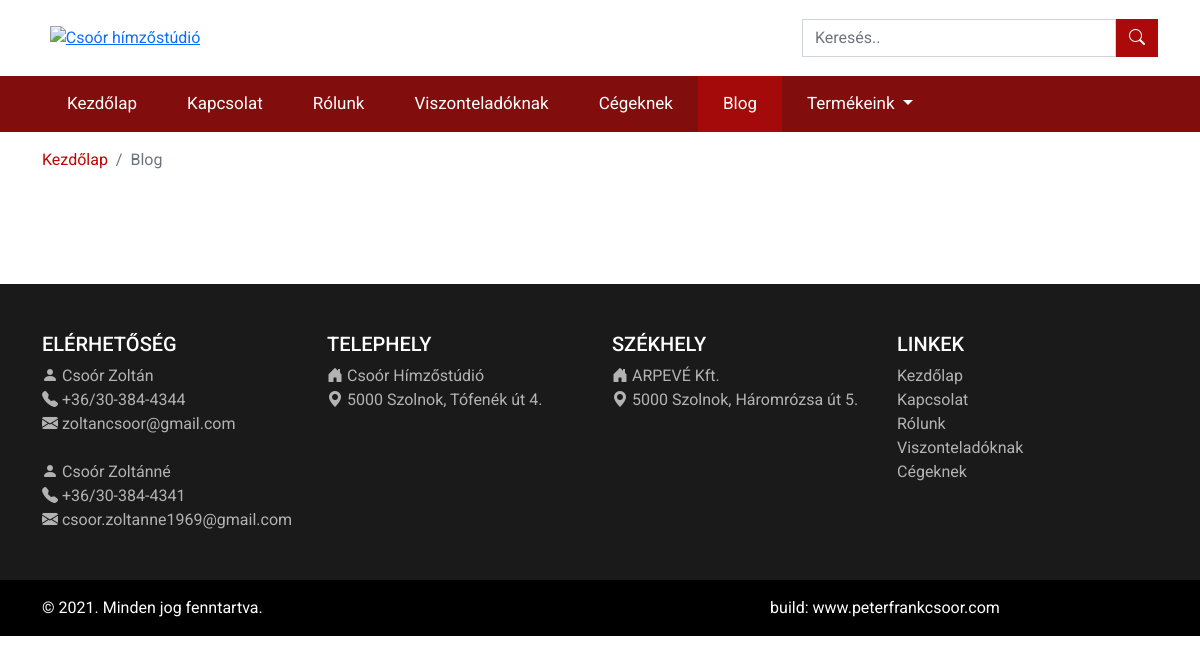
/blog/, run on an earlier commit of the app's database.
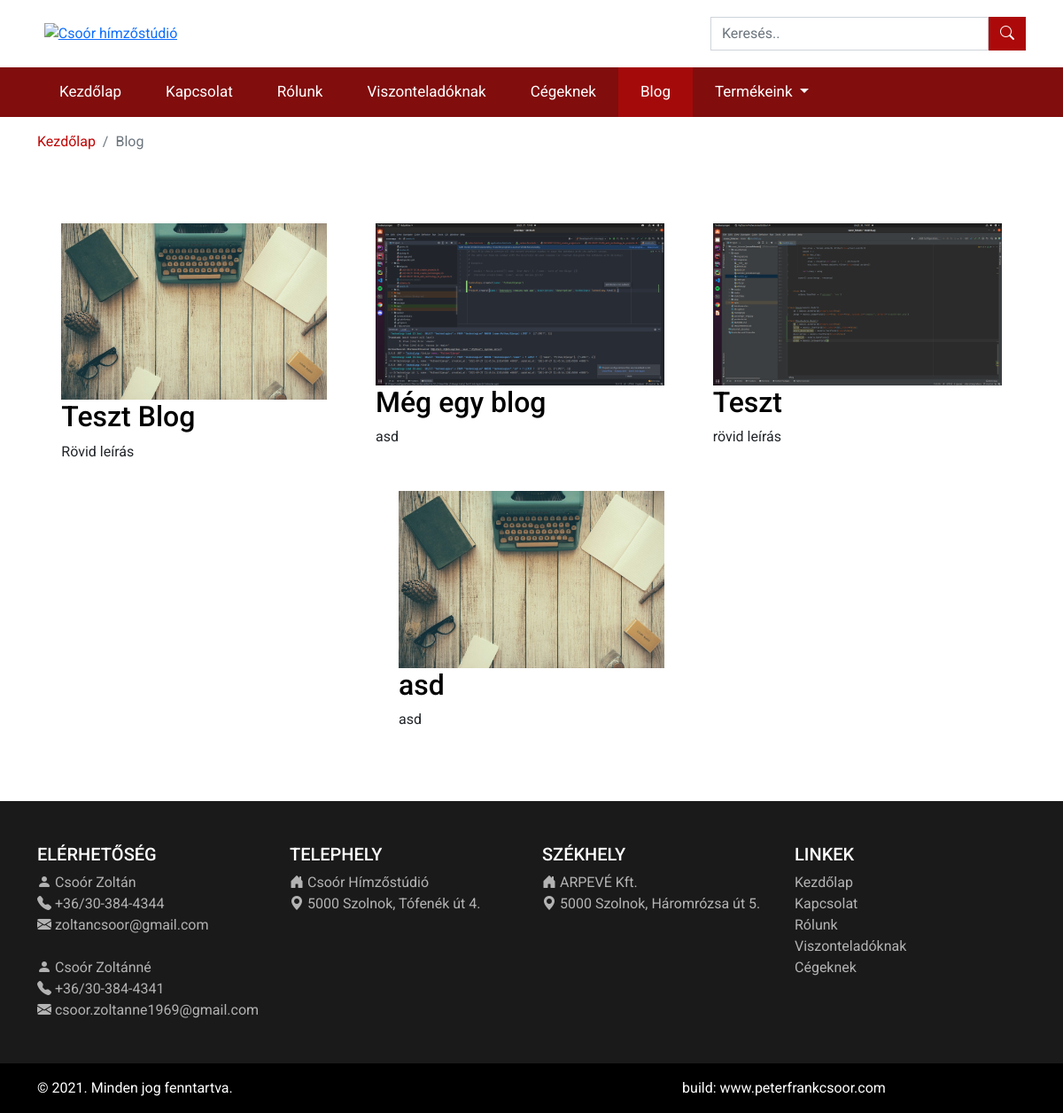
And on a later commit of the database.
### main/models.py (models this page shows)
class Blog(models.Model):
    id = models.AutoField(primary_key=True)
    title = models.CharField(max_length=255, blank=False)
    short_description = models.TextField(blank=False)
    description = models.TextField(blank=False)
    posted_at = models.DateField()
    order = models.IntegerField()
    image_cover = models.ImageField(null=True, blank=True, upload_to="images/", default="placeholder.png")

### main/views.py (the view)
# urls.py: 2. Add a URL to urlpatterns:  path('blog/', include('blog.urls'))
def blog(request):
    blogs = Blog.objects.all
    context = {
        'blogs': blogs
    }
    return render(request, 'main/blog.html', context)

### main/context_processors.py (called while the page is built)
def extras(request):
    kategoriak = Kategoria.objects.all()
    context = {
        'kategoriak': kategoriak,
    }
    return context

### main/templates/main/blog.html
{% extends "main/base.html" %}
{% block content %}
    <div class="container">
        <div class="row mt-3">
            <nav aria-label="breadcrumb">
                <ol class="breadcrumb">
                    <li class="breadcrumb-item"><a href="/">Kezdőlap</a></li>
                    <li class="breadcrumb-item active" aria-current="page">Blog</li>
                </ol>
            </nav>
        </div>
        <div class="row py-5 ">
            <div class="d-flex justify-content-around flex-wrap">
                {% for blog in blogs %}
                    <div class="blog m-3">
                        <a href="{% url 'oneBlog' blog_id=blog.id %}" class="blog-title-link">
                            <div class="col">
                                <div class="row">
                                    <img src="{{ blog.image_cover.url }}" alt="{{ blog.title }} borítókép" class="blog_cover">
                                </div>
                            </div>
                            <div class="blog-title">
                                <h2>{{ blog.title }}</h2>
                            </div>
                        </a>
                        <div class="short_description">
                            {{ blog.short_description|safe }}
                        </div>
                    </div>
                {% endfor %}
            </div>
        </div>
    </div>
{% endblock %}

### main/templates/main/base.html (shortened to what this page needs)
<!DOCTYPE html>
{% load static %}
{% load mptt_tags %}
<html lang="hu">
<head>
    <link rel="stylesheet" href="https://cdn.jsdelivr.net/npm/bootstrap-icons@1.5.0/font/bootstrap-icons.css">
    <link rel="stylesheet" type="text/css" href="{% static '/css/main.css' %}?{% now "U" %}">
    <link href="https://cdn.jsdelivr.net/npm/bootstrap@5.1.0/dist/css/bootstrap.min.css" rel="stylesheet"
>
</head>
<body>
<div class="container">
    <div class="row header-top py-3 d-flex">
        <div class=" col-lg-2 me-auto text-center">
            <a href="/"><img alt="Csoór hímzőstúdió" src="{% static 'images/logo.jpg' %}" style="margin:10px 0;"/></a>
        </div>
        <div class=" col-lg-4 header-right row align-items-center search-section p-0 m-0">
            <form class="d-flex align-middle" method="post" action="{% url 'kereses' %}">
                <input class="form-control" type="search" placeholder="Keresés.." aria-label="Search" name="searched">
                <button class="btn" type="submit"><i class="bi bi-search"></i></button>
            </form>
        </div>
    </div>
</div>
<nav class="navbar navbar-expand-lg navbar-dark">
    <div class="container">
        <div class="collapse navbar-collapse" id="navbarSupportedContent">
            {% with request.resolver_match.url_name as url_name %}
                <ul class="navbar-nav">
                    <li class="nav-item">
                        <a class="nav-link {% if url_name == 'homepage' %}active-link{% endif %}" href="/">
                            Kezdőlap
                        </a>
                    </li>
                    <li class="nav-item">
                        <a class="nav-link {% if url_name == 'kapcsolat' %}active-link{% endif %}" href="{% url 'contact' %}">
                            Kapcsolat
                        </a>
                    </li>
                    <li class="nav-item">
                        <a class="nav-link {% if url_name == 'rolunk' %}active-link{% endif %}" href="{% url 'rolunk' %}">
                            Rólunk
                        </a>
                    </li>
                    <li class="nav-item">
                        <a class="nav-link {% if url_name == 'viszonteladoknak' %}active-link{% endif %}" href="{% url 'viszonteladoknak' %}">
                            Viszonteladóknak
                        </a>
                    </li>
                    <li class="nav-item">
                        <a class="nav-link {% if url_name == 'cegeknek' %}active-link{% endif %}" href="{% url 'cegeknek' %}">
                            Cégeknek
                        </a>
                    </li>
                    <li class="nav-item">
                        <a class="nav-link {% if url_name == 'blog' %}active-link{% endif %}" href="{% url 'blog' %}">
                            Blog
                        </a>
                    </li>
                    <li class="nav-item dropdown has-megamenu">
                        <a class="nav-link dropdown-toggle {% if url_name == 'kategoriak' or url_name == 'product' or url_name == 'oneProduct' %}active-link{% endif %}"
                           href="#" id="navbarScrollingDropdown" role="button"
                           data-bs-toggle="dropdown" aria-expanded="false">
                            Termékeink
                        </a>
                    </li>
                </ul>
            {% endwith %}
        </div>
    </div>
</nav>
<div>
    {% block content %}
    {% endblock %}
</div>
<footer class="text-black text-center text-lg-start">
    <div class="container py-5">
        <div class="row">
            <div class="col-lg-3 col-md-6 mb-4 mb-md-0 contact-footer">
                <h5 class="text-uppercase">Elérhetőség</h5>
                <ul>
                    <li><i class="bi bi-person-fill"></i> Csoór Zoltán</li>
                    <li><i class="bi bi-telephone-fill"></i> +36/30-384-4344</li>
                    <li><i class="bi bi-envelope-fill"></i> <a href="mailto:zoltancsoor@gmail.com">zoltancsoor@gmail.com</a></li>
                    <br>
                    <li><i class="bi bi-person-fill"></i> Csoór Zoltánné</li>
                    <li><i class="bi bi-telephone-fill"></i> +36/30-384-4341</li>
                    <li><i class="bi bi-envelope-fill"></i> <a href="mailto:csoor.zoltanne1969@gmail.com">csoor.zoltanne1969@gmail.com</a></li>
                </ul>
            </div>
            <div class="col-lg-3 col-md-6 mb-4 mb-md-0">
                <h5 class="text-uppercase">Telephely</h5>
                <ul>
                    <li><i class="bi bi-house-door-fill"></i> Csoór Hímzőstúdió</li>
                    <li><i class="bi bi-geo-alt-fill"></i> 5000 Szolnok, Tófenék út 4.</li>
                </ul>
            </div>
            <div class="col-lg-3 col-md-6 mb-4 mb-md-0">
                <h5 class="text-uppercase">Székhely</h5>
                <ul>
                    <li><i class="bi bi-house-door-fill"></i> ARPEVÉ Kft.</li>
                    <li><i class="bi bi-geo-alt-fill"></i> 5000 Szolnok, Háromrózsa út 5.</li>
                </ul>
            </div>
            <div class="col-lg-3 col-md-6 mb-4 mb-md-0">
                <h5 class="text-uppercase">Linkek</h5>
                <ul class="list-unstyled mb-0">
                    <li>
                        <a href="/">Kezdőlap</a>
                    </li>
                    <li>
                        <a href="/kapcsolat">Kapcsolat</a>
                    </li>
                    <li>
                        <a href="/rolunk">Rólunk</a>
                    </li>
                    <li>
                        <a href="/viszonteladoknak">Viszonteladóknak</a>
                    </li>
                    <li>
                        <a href="/cegeknek">Cégeknek</a>
                    </li>
                </ul>
            </div>
        </div>
    </div>
    <div class="p-3 under-footer">
        <div class="container">
            <div class="row copyright-section">
                <p class="col-md-6 me-auto py-0 my-0">© 2021. Minden jog fenntartva.</p>
                <p class="col-md-6 text-center py-0 my-0" id="developer">build:
                    <a href="https://www.peterfrankcsoor.com" target="_blank">www.peterfrankcsoor.com</a>
                </p>
            </div>
        </div>
    </div>
</footer>
</body>
</html>

### static/css/main.css (style rules this page uses)
body { font-family: 'Roboto', sans-serif !important; }
.header-top { margin-bottom: 0 !important; }
.navbar { background-color: #810d0d; padding: 0 !important; }
.active-link { background-color: #a50a0a; }
.navbar .nav-link { color: white !important; font-size: 17px; padding: 15px 25px !important; }
.search-section button { background: #ac0a0a; color: white; border-radius: unset; }
.search-section input { border-radius: unset; }
.blog_cover { max-width: 350px!important; max-height: 200px!important; }
.blog-title-link { text-decoration: none; }
.blog-title-link h2 { text-decoration: none; color: black; transition: 200ms; }
footer { background-color: #1a1a1a; }
footer ul { padding: 0; margin: 0; }
footer a { text-decoration: none; color: white; }
footer ul li { list-style: none; }
footer h5 { color: white; display: block; }
footer ul li { color: #b3b3b3; }
footer ul li a { color: #b3b3b3; }
.under-footer { background-color: #000000; }
.copyright-section p { color: white; }
.copyright-section a { color: white; }
.breadcrumb li a { color: #bf0404; text-decoration: none; }
@media all and (min-width: 992px) { .navbar { padding-top: 0; padding-bottom: 0; } }
@media all and (min-width: 992px) { .navbar .has-megamenu { position: static !important; } }
@media all and (min-width: 992px) { .navbar .nav-link { padding-top: 1rem; padding-bottom: 1rem; } }

What changed in the data, as far as the page shows it:
added Blog: image_cover (picture), title "Teszt Blog", short_description "Rövid leírás"
added Blog: image_cover (picture), title "Még egy blog", short_description "asd"
added Blog: image_cover (picture), title "Teszt", short_description "rövid leírás"
added Blog: image_cover (picture), title "asd", short_description "asd"
